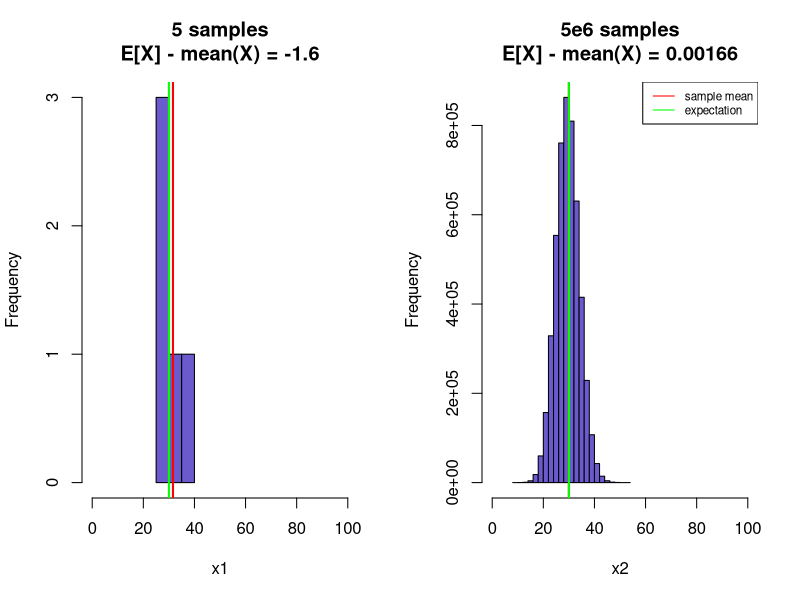
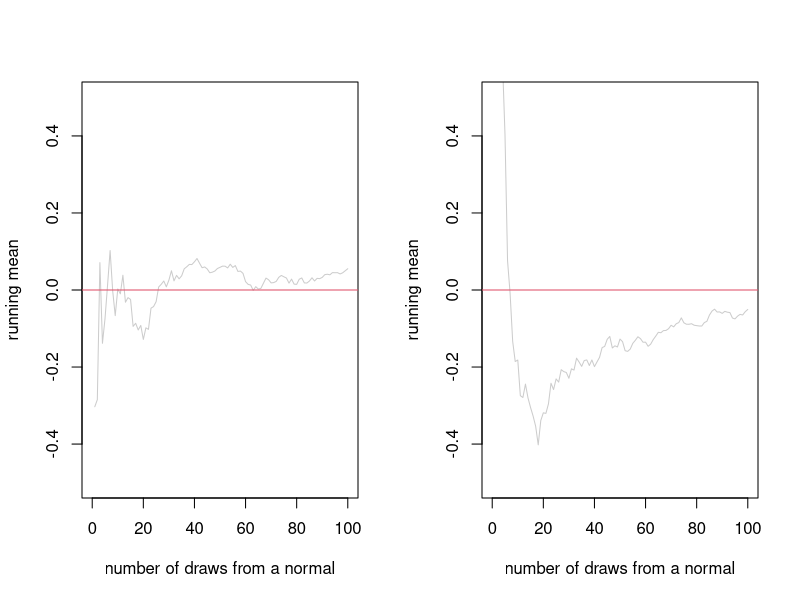
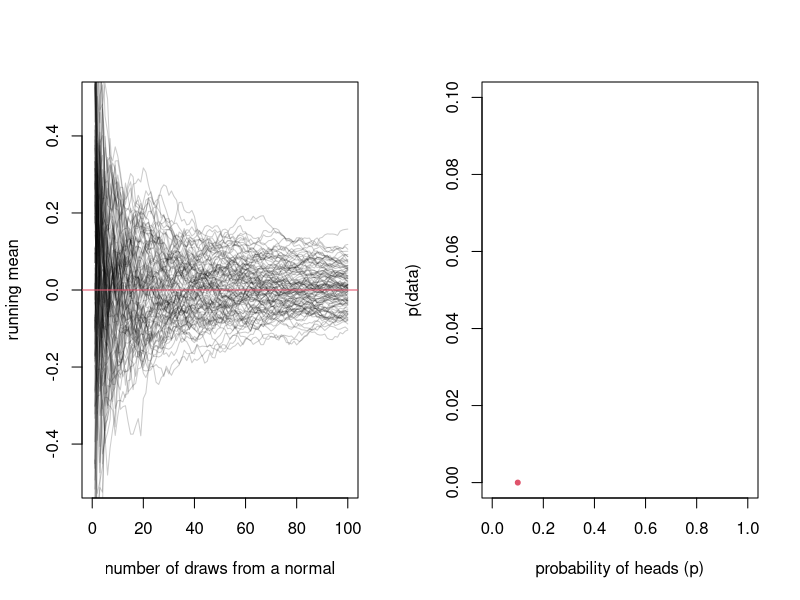
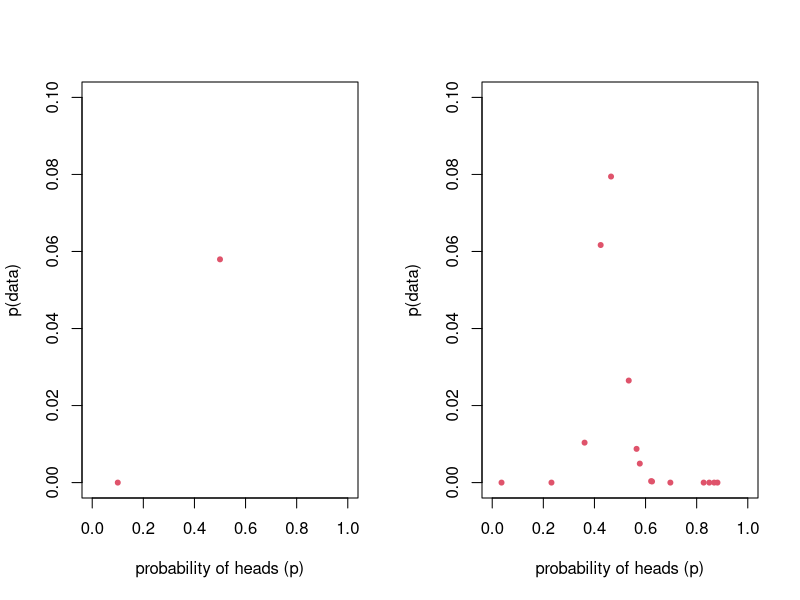
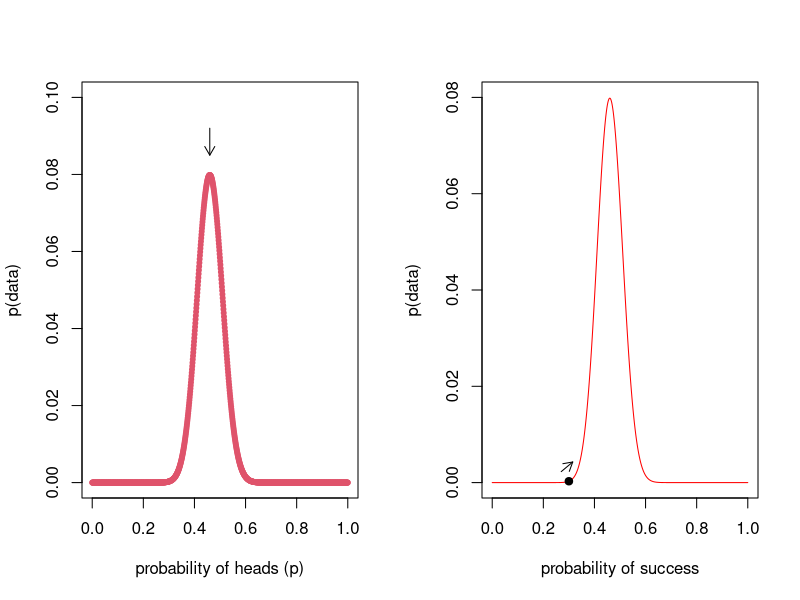
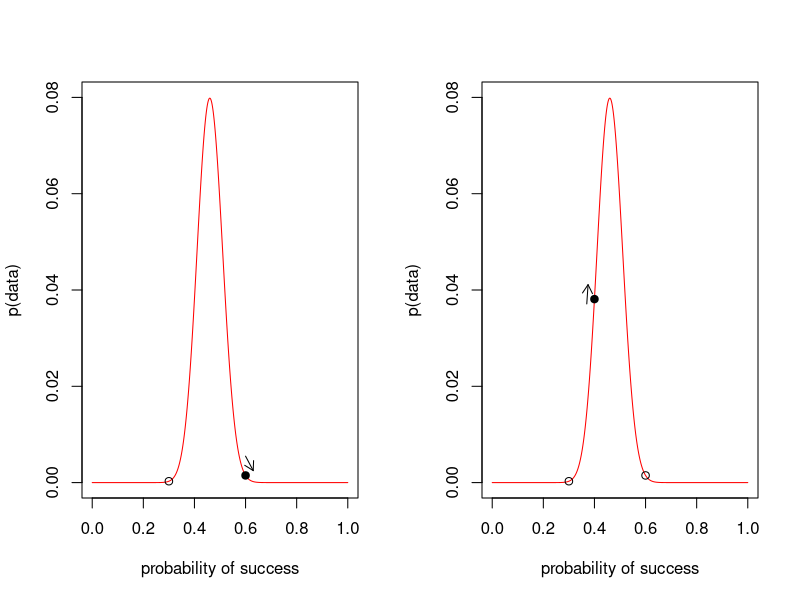
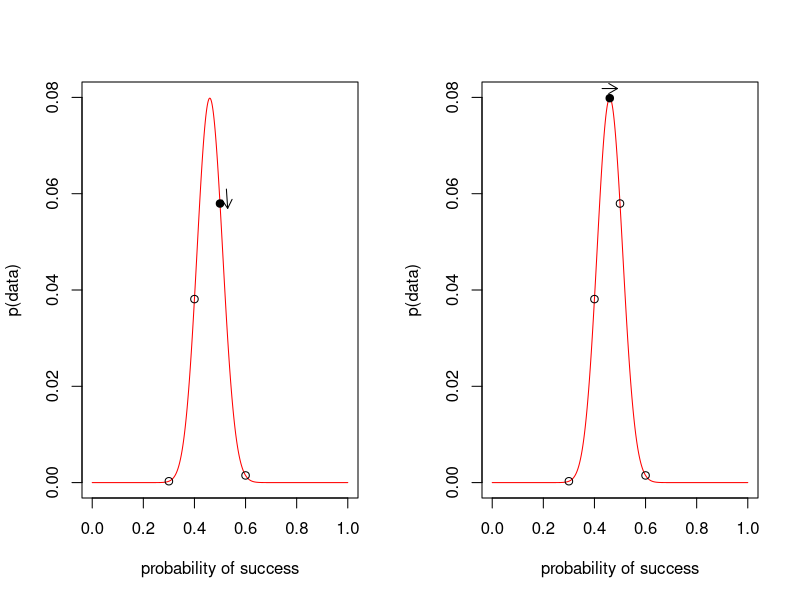
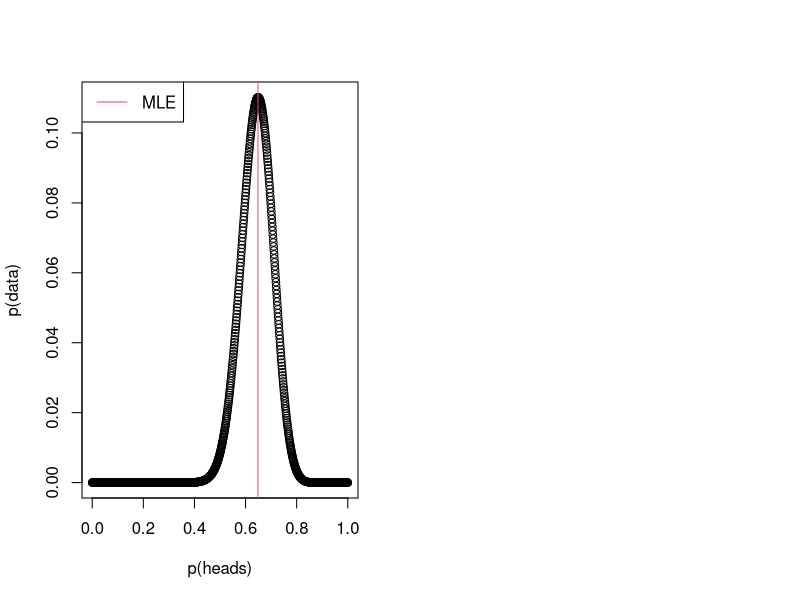

These figures' R source, in order:
## ---- chunk 1
	#set any global options
	options(digits=3)
	set.seed(123)
## ---- chunk 2
par(mfrow=c(1,2))
	x1 <- rbinom(5,size=100,prob=0.3)
	x2 <- rbinom(5e6,size=100,prob=0.3)
		hist(x1,col="slateblue",main=sprintf("5 samples\nE[X] - mean(X) = %s",signif(30-mean(x1),3)),xlim=c(0,100))
			abline(v=mean(x1),col="red",lwd=2)
			abline(v=100*0.3,col="green",lwd=2)
		hist(x2,col="slateblue",main=sprintf("5e6 samples\nE[X] - mean(X) = %s",signif(30-mean(x2),3)),xlim=c(0,100))
			abline(v=mean(x2),col="red",lwd=2)
			abline(v=100*0.3,col="green",lwd=2)
		legend(x="topright",lty=1,col=c("red","green"),legend=c("sample mean","expectation"),cex=0.7)
## ---- chunk 3
	draw.running.mean <- function(r,n){
		replicate(r,{
			x1 <- rnorm(n,mean=0,sd=0.5)
			x1.mean <- cumsum(x1)/(1:n)
			lines(1:n,x1.mean,col=adjustcolor(1,0.2))
		})
		return(invisible(0))
	}
	n <- 1e2
	plot(0,xlim=c(0,n),ylim=c(-0.5,0.5),type='n',
			xlab="number of draws from a normal",
			ylab="running mean")
		draw.running.mean(r = 1,n = 100)
		abline(h=0,col=2)
## ---- chunk 4
	n <- 1e2
	plot(0,xlim=c(0,n),ylim=c(-0.5,0.5),type='n',
			xlab="number of draws from a normal",
			ylab="running mean")
		draw.running.mean(r = 1,n = 100)
		abline(h=0,col=2)
## ---- chunk 5

	n <- 1e2
	plot(0,xlim=c(0,n),ylim=c(-0.5,0.5),type='n',
			xlab="number of draws from a normal",
			ylab="running mean")
		draw.running.mean(r = 100,n = n)
		abline(h=0,col=2)
## ---- chunk 6
n.heads <- 46
## ---- chunk 7
choose(n=100,k=46)*(0.5^46)*(0.5^54)
## ---- chunk 8
dbinom(x=46, p=0.5, size=100)
## ---- chunk 9
	p <- 0.1
	plot(p,dbinom(x=n.heads,size=100,p=p),xlim=c(0,1),ylim=c(0,0.1), xlab="probability of heads (p)",ylab="p(data)", pch=20,col=2)
## ---- chunk 10
	# calculate likelihood of the data if p = 0.1
	p <- c(0.1,0.5)
	plot(p,dbinom(x=n.heads,size=100,p=p), xlim=c(0,1),ylim=c(0,0.1),, xlab="probability of heads (p)",ylab="p(data)", pch=20,col=2)
## ---- chunk 11
	p <- runif(15,min=0,max=1)
	plot(p,dbinom(x=n.heads,size=100,p=p), xlim=c(0,1),ylim=c(0,0.1), xlab="probability of heads (p)",ylab="p(data)", pch=20,col=2)
## ---- chunk 12
	p <- seq(0,1,length.out=1e3) 
	plot(p,dbinom(x=n.heads,size=100,p=p), xlim=c(0,1),ylim=c(0,0.1), xlab="probability of heads (p)",ylab="p(data)", pch=20,col=2)
	arrows(x0=0.46,x1=0.46,y0=0.092,y1=0.085,length=0.1)
## ---- chunk 13
	# calculate likelihood of the data if p = 0.1
	p <- seq(0,1,length.out=1e3)
	plot(p,dbinom(x=n.heads,size=100,p=p),
		xlim=c(0,1),ylim=c(0,0.08),
		xlab="probability of success",ylab="p(data)",
		type='n')
		lines(p,dbinom(x=n.heads,size=100,p=p),col="red")
	 points(0.3,dbinom(x=n.heads,size=100,p=0.3),pch=19)
	 arrows(x0 = 0.3-0.03,x1 = 0.3 + 0.015,
	 		y0 = dbinom(x=n.heads,size=100,p=0.3) + 0.002,
	 		y1 = dbinom(x=n.heads,size=100,p=0.3) + 0.004,length=0.1)
## ---- chunk 14
	# calculate likelihood of the data if p = 0.1
	plot(p,dbinom(x=n.heads,size=100,p=p),
		xlim=c(0,1),ylim=c(0,0.08),
		xlab="probability of success",ylab="p(data)",
		type='n')
		lines(p,dbinom(x=n.heads,size=100,p=p),col="red")
	 points(0.3,dbinom(x=n.heads,size=100,p=0.3))
	 points(0.6,dbinom(x=n.heads,size=100,p=0.6),pch=19)
	 arrows(x0 = 0.6,x1 = 0.6 + 0.03,
	 		y0 = dbinom(x=n.heads,size=100,p=0.6) + 0.004,
	 		y1 = dbinom(x=n.heads,size=100,p=0.6) + 0.001,length=0.1)
## ---- chunk 15
	# calculate likelihood of the data if p = 0.1
	plot(p,dbinom(x=n.heads,size=100,p=p),
		xlim=c(0,1),ylim=c(0,0.08),
		xlab="probability of success",ylab="p(data)",
		type='n')
		lines(p,dbinom(x=n.heads,size=100,p=p),col="red")
	 points(0.3,dbinom(x=n.heads,size=100,p=0.3))
	 points(0.6,dbinom(x=n.heads,size=100,p=0.6))
	 points(0.4,dbinom(x=n.heads,size=100,p=0.4),pch=19)
	 arrows(x0 = 0.4-0.03,x1 = 0.4 - 0.025,
	 		y0 = dbinom(x=n.heads,size=100,p=0.4) - 0.001,
	 		y1 = dbinom(x=n.heads,size=100,p=0.4) + 0.003,length=0.1)
## ---- chunk 16
	# calculate likelihood of the data if p = 0.1
	plot(p,dbinom(x=n.heads,size=100,p=p),
		xlim=c(0,1),ylim=c(0,0.08),
		xlab="probability of success",ylab="p(data)",
		type='n')
		lines(p,dbinom(x=n.heads,size=100,p=p),col="red")
	 points(0.3,dbinom(x=n.heads,size=100,p=0.3))
	 points(0.6,dbinom(x=n.heads,size=100,p=0.6))
	 points(0.4,dbinom(x=n.heads,size=100,p=0.4))
	 points(0.5,dbinom(x=n.heads,size=100,p=0.5),pch=19)
	 arrows(x0 = 0.5+0.025,x1 = 0.5 + 0.03,
	 		y0 = dbinom(x=n.heads,size=100,p=0.5) + 0.003,
	 		y1 = dbinom(x=n.heads,size=100,p=0.5) - 0.001,length=0.1)
## ---- chunk 17
	# calculate likelihood of the data if p = 0.1
	plot(p,dbinom(x=n.heads,size=100,p=p),
		xlim=c(0,1),ylim=c(0,0.08),
		xlab="probability of success",ylab="p(data)",
		type='n')
		lines(p,dbinom(x=n.heads,size=100,p=p),col="red")
	 points(0.3,dbinom(x=n.heads,size=100,p=0.3))
	 points(0.6,dbinom(x=n.heads,size=100,p=0.6))
	 points(0.4,dbinom(x=n.heads,size=100,p=0.4))
	 points(0.5,dbinom(x=n.heads,size=100,p=0.5))
	 points(0.46,dbinom(x=n.heads,size=100,p=0.46),pch=19)
	 arrows(x0 = 0.46-0.03,x1 = 0.46 + 0.03,
	 		y0 = dbinom(x=n.heads,size=100,p=0.46) + 0.002,
	 		y1 = dbinom(x=n.heads,size=100,p=0.46) + 0.002,length=0.1)
## ---- chunk 18
p <- seq(0,1,length.out=1000)
likelihoods <- dbinom(x=37,size=57,p=p)
p[which.max(likelihoods)]
## ---- chunk 19
plot(p,likelihoods,xlab="p(heads)",ylab="p(data)")
	abline(v=p[which.max(likelihoods)],col=2)
	legend(x="topleft",lty=1,col=2,legend="MLE")
## ---- chunk 20
	l.binom <- function(p){
		binom.prob <- dbinom(x=46,size=100,prob=p)
		return(binom.prob)
	}
	mle <- optimize(f = l.binom,lower=0,upper=1,maximum=TRUE)
	mle
## ---- chunk 21
n.heads <- c(46,47,48)
## ---- chunk 22
dbinom(x=46, size=100, prob=0.5) * 
dbinom(x=47, size=100, prob=0.5) * 
dbinom(x=48, size=100, prob=0.5)
prod(dbinom(x=c(46,47,48) ,size=100, prob=0.5))
## ---- chunk 23
myObservations = rbinom(10,size=100,prob=0.5)
prod(dbinom(x=myObservations,size=100,prob=0.5))
## ---- chunk 24
myObservations = rbinom(50,size=100,prob=0.5)
prod(dbinom(x=myObservations,size=100,prob=0.5))
## ---- chunk 25
myObservations = rbinom(500,size=100,prob=0.5)
prod(dbinom(x=myObservations,size=100,prob=0.5))
## ---- chunk 26
heads <- rbinom(10,size=100,prob=0.5)
probs <- seq(0,1,length.out=50)

likelihood <- sapply(probs,function(p)
  {prod(dbinom(heads,100,p))})

log.likelihood <- sapply(probs,function(p)
  {sum(dbinom(heads,100,p,log=TRUE))})
## ---- chunk 27
par(mfrow=c(1,2))
	plot(probs,likelihood,main="likelihood",pch=20,xlab="p(heads)",ylab="likelihood")
	plot(probs,log.likelihood,main="log likelihood",pch=20,xlab="p(heads)",ylab="log likelihood")
## ---- chunk 28
n.heads <- rbinom(n=1e4,size=100,prob=0.7)
probs <- seq(0.001,0.999,length.out=50)
lnL1 <- sapply(probs,function(p){
			sum(dbinom(n.heads[1:100],100,p,log=TRUE))})

lnL2 <- sapply(probs,function(p){
			sum(dbinom(n.heads[1:1000],100,p,log=TRUE))})

lnL3 <- sapply(probs,function(p){
			sum(dbinom(n.heads[1:10000],100,p,log=TRUE))})
## ---- chunk 29
plot(probs,lnL1,ylab="log likelihood",ylim=c(-2e5,5e4),type='n')
	abline(v=0.7,col=1,lty=2)
legend(x="topleft",lty=1,lwd=3,
		col=c("blue","purple","red"),
		legend=c("n=1e2","n=1e3","n=1e4"))
## ---- chunk 30
plot(probs,lnL1,ylab="log likelihood",ylim=c(-2e5,5e4),type='n')
	abline(v=0.7,col=1,lty=2)
	lines(probs,lnL1,col="blue")
	lines(probs,lnL2,col="purple")
	lines(probs,lnL3,col="red")
legend(x="topleft",lty=1,lwd=3,
		col=c("blue","purple","red"),
		legend=c("n=1e2","n=1e3","n=1e4"))
